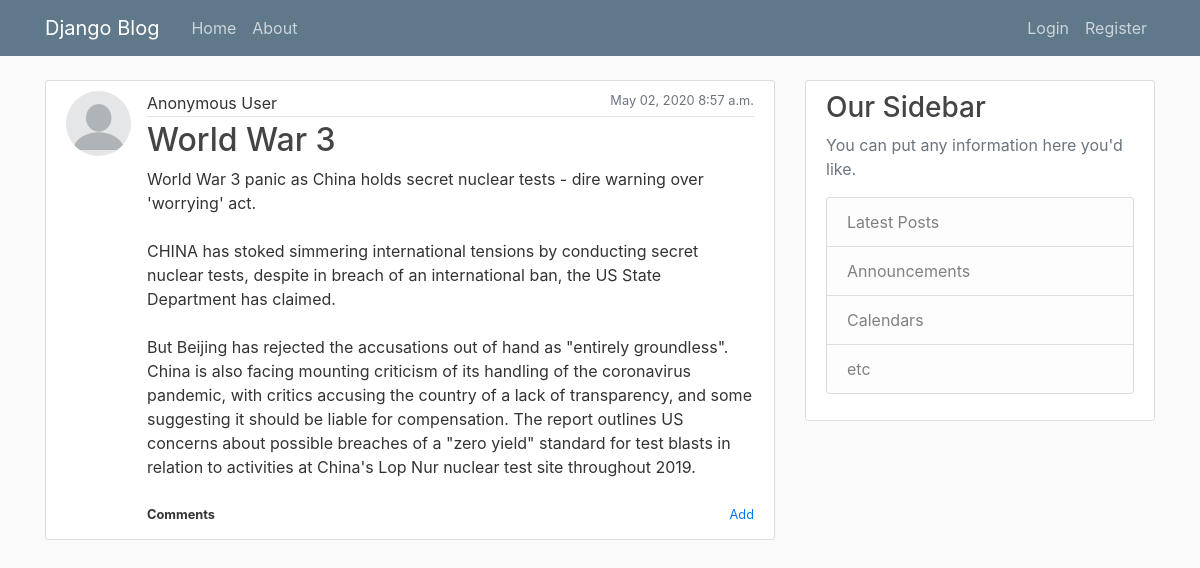
/post/27/, run on an earlier commit of the app's database.
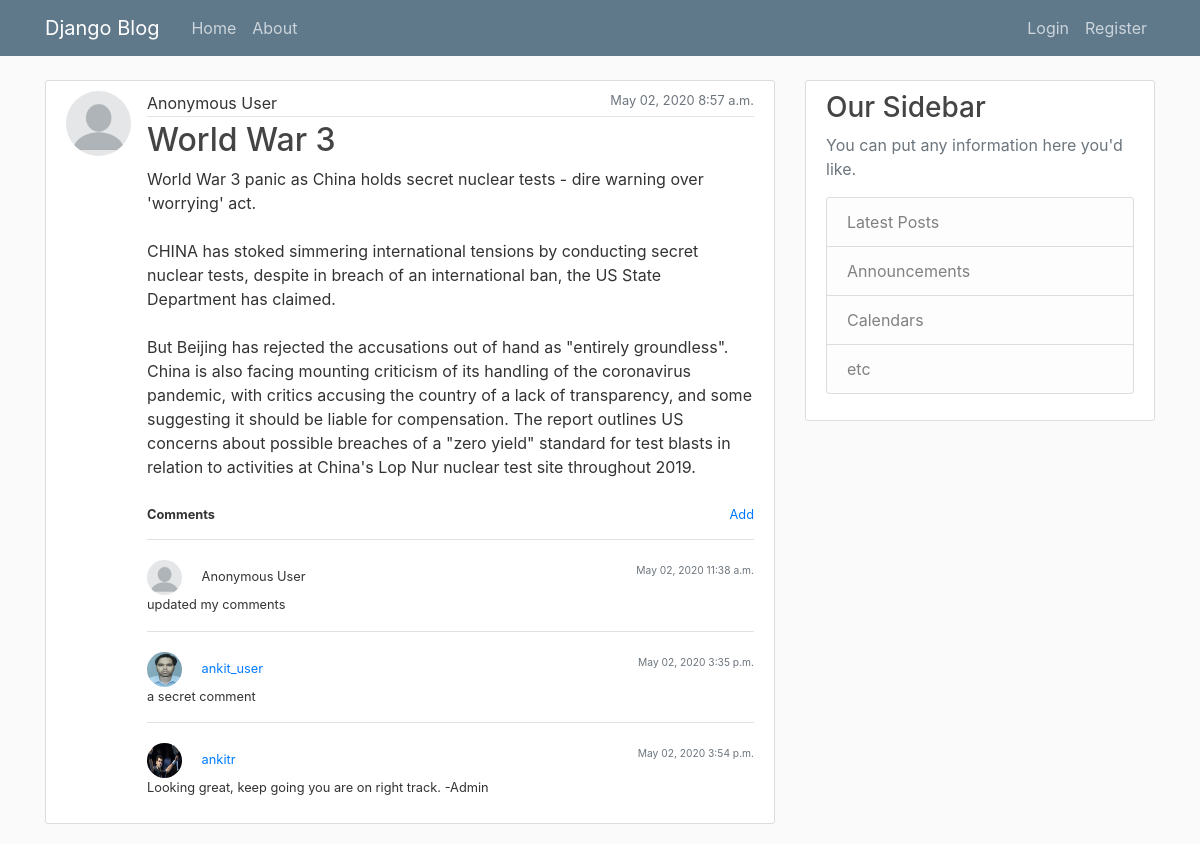
And on a later commit of the database.
### blog/models.py (models this page shows, shortened)
class Comment(models.Model):
    content = models.TextField()
    anonymous = models.BooleanField("Comment as Anonymous User", editable=True, default=True)
    date_posted = models.DateTimeField(default=timezone.now)
    author = models.ForeignKey(User, on_delete=models.CASCADE)
    post = models.ForeignKey(Post, on_delete=models.CASCADE, related_name='comments')

### users/models.py (models this page shows, shortened)
class Profile(models.Model):
    user = models.OneToOneField(User, on_delete=models.CASCADE)
    image = models.ImageField(default='default.jpg', upload_to='profile_pics')

### blog/views.py (the view)
# urls.py: path('post/<int:pk>/', PostDetailView.as_view(), name='post-detail'),
class PostDetailView(DetailView):
    model = Post

### blog/templates/blog/post_detail.html
{% extends "blog/base.html" %}
{% block content %}
  {% include 'blog/post_raw.html' with post=object editable=True %}
{% endblock content %}

### blog/templates/blog/post_raw.html (shortened to what this page needs)
<article class="media content-section">
  {% if post.anonymous %}
    <img class="rounded-circle article-img" src="/media/profile_pics/anonymous.png">
  {% else %}
    <img class="rounded-circle article-img" src="{{ post.author.profile.image.url }}">
  {% endif %}
  <div class="media-body full-block">
  <div class="full-block">
    <div class="article-metadata">
        {% if post.anonymous %}
            Anonymous User
        {% else %}
            <a class="mr-2" href="{% url 'user-posts' post.author.username %}">{{ post.author }}</a>
        {% endif %}
      <small class="text-muted" style="float:right;">{{ post.date_posted|date:"F d, Y P" }}</small>
    </div>
    <h2><a class="article-title" href="{% url 'post-detail' post.id %}">{{ post.title }}</a></h2>
    <p class="article-content">{{ post.content }}</p>
  </div>
  <div class="full-block small padding-top-10">
      <div class="float-left " style="font-weight: bold" >Comments</div>
      <div class="float-right">
          <a href="{% url 'post-comment-create' post_id=post.id %}">Add</a>
      </div>
  </div>
  <br>
  {% if post.comments.all  %}
    <div class="full-block padding-top-10">
      {% for comment in post.comments.all %}
        {% include 'blog/comment_detail.html' with comment=comment editable=True %}
      {% endfor %}
    </div>
  {% endif %}
  </div>
</article>

### blog/templates/blog/comment_detail.html (shortened to what this page needs)
<div class="float-left full-block padding-top-20 border-top">
    <div class="small float-left full-block">
        <div class="float-left">
        {% if comment.anonymous %}
            <img class="rounded-circle comment-img" src="/media/profile_pics/anonymous.png">
            Anonymous User
        {% else %}
            <img class="rounded-circle comment-img" src="{{ comment.author.profile.image.url }}">
            <a class="mr-2" href="{% url 'user-posts' comment.author.username %}">{{ comment.author }}</a>
        {% endif %}
        </div>
        <div class="float-right">
            <small class="text-muted" styl    e="float:right;">{{ comment.date_posted|date:"F d, Y P" }}</small>
        </div>
    </div>
    <p class="small">{{ comment.content }}</p>
</div>

What changed in the data, as far as the page shows it:
added Comment: anonymous True (drawn), date_posted "May 02, 2020 11:38 a.m.", content "updated my comments"
added Comment: author.profile.image (picture), author "ankit_user", date_posted "May 02, 2020 3:35 p.m.", content "a secret comment"
added Comment: author.profile.image (picture), author "ankitr", date_posted "May 02, 2020 3:54 p.m.", content "Looking great, keep going you are on right track. -Admin"
